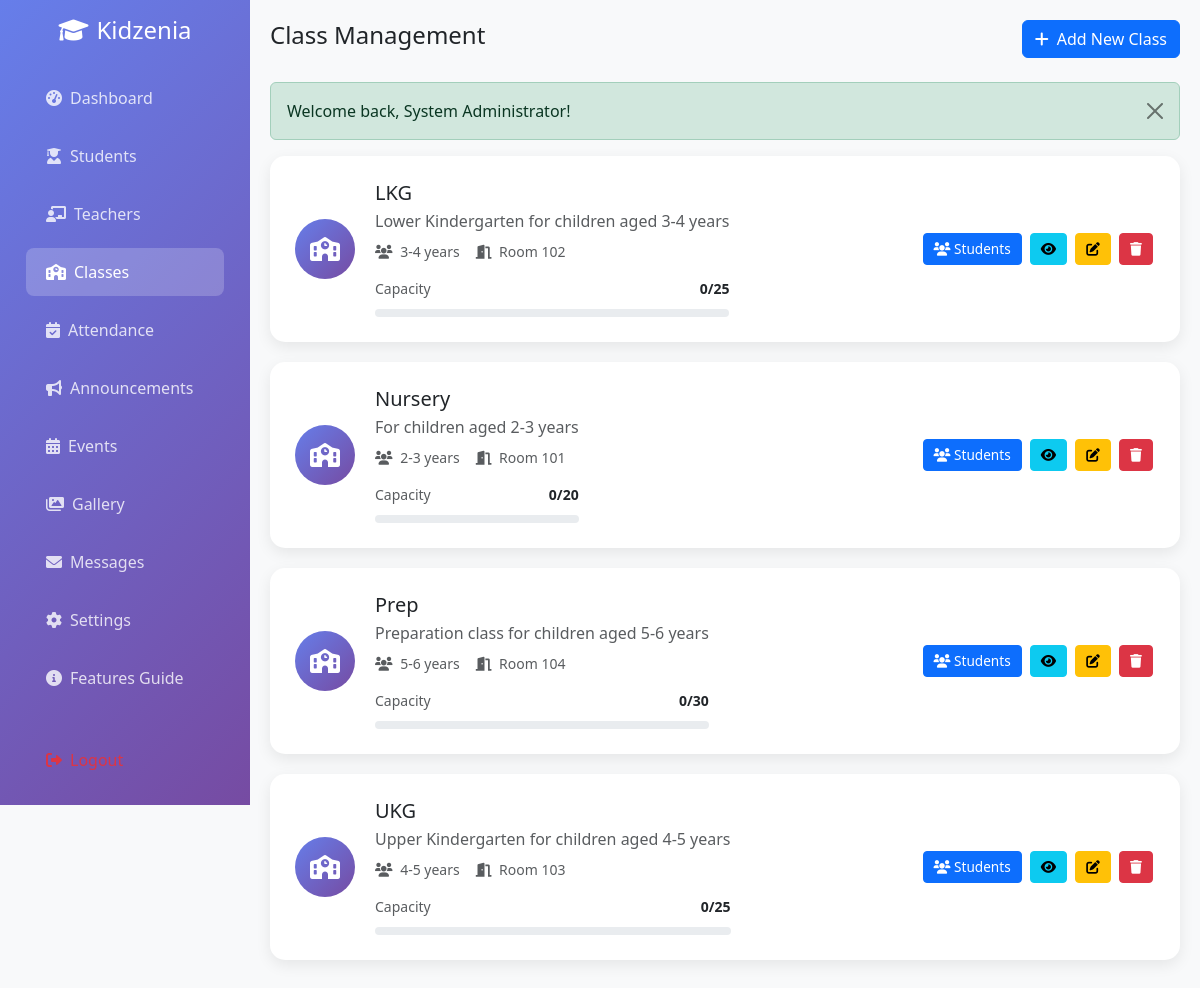
The page /admin/classes.php (signed in) on the database its author committed.
### tables this page shows
CREATE TABLE classes (
    id INT PRIMARY KEY AUTO_INCREMENT,
    name VARCHAR(100) NOT NULL,
    description TEXT,
    teacher_id INT,
    capacity INT DEFAULT 30,
    age_group VARCHAR(50),
    room_number VARCHAR(20),
    status ENUM('active', 'inactive') DEFAULT 'active',
    created_at TIMESTAMP DEFAULT CURRENT_TIMESTAMP,
    FOREIGN KEY (teacher_id) REFERENCES users(id) ON DELETE SET NULL
);

### config/functions.php (called while the page is built, shortened)
<?php
function get_flash_message() {
    if (isset($_SESSION['flash'])) {
        $flash = $_SESSION['flash'];
        return $flash;
    }
    return null;
}
?>

### admin/classes.php (the view, shortened to what this page needs)
<?php
try {
    $database = new Database();
    $db = $database->getConnection();
    $query = "SELECT c.*, u.full_name as teacher_name,
              (SELECT COUNT(*) FROM students WHERE class_id = c.id AND status = 'active') as student_count
              FROM classes c
              LEFT JOIN users u ON c.teacher_id = u.id
              WHERE c.status = 'active'
              ORDER BY c.name";
    $stmt = $db->prepare($query);
    $stmt->execute();
    $classes = $stmt->fetchAll(PDO::FETCH_ASSOC);
} catch(PDOException $exception) {
    $classes = [];
    $teachers = [];
    $error_message = "Error loading data: " . $exception->getMessage();
}
?>
<!DOCTYPE html>
<html lang="en">
<head>
    <link href="https://cdn.jsdelivr.net/npm/bootstrap@5.3.0/dist/css/bootstrap.min.css" rel="stylesheet">
    <link href="https://cdnjs.cloudflare.com/ajax/libs/font-awesome/6.0.0/css/all.min.css" rel="stylesheet">
</head>
<body>
    <nav class="sidebar">
        <div class="p-3">
            <h4 class="text-center mb-4">
                <i class="fas fa-graduation-cap me-2"></i>Kidzenia
            </h4>
            <ul class="nav flex-column">
                <li class="nav-item">
                    <a class="nav-link" href="index.php">
                        <i class="fas fa-tachometer-alt me-2"></i>Dashboard
                    </a>
                </li>
                <li class="nav-item">
                    <a class="nav-link" href="students.php">
                        <i class="fas fa-user-graduate me-2"></i>Students
                    </a>
                </li>
                <li class="nav-item">
                    <a class="nav-link" href="teachers.php">
                        <i class="fas fa-chalkboard-teacher me-2"></i>Teachers
                    </a>
                </li>
                <li class="nav-item">
                    <a class="nav-link active" href="classes.php">
                        <i class="fas fa-school me-2"></i>Classes
                    </a>
                </li>
                <li class="nav-item">
                    <a class="nav-link" href="attendance.php">
                        <i class="fas fa-calendar-check me-2"></i>Attendance
                    </a>
                </li>
                <li class="nav-item">
                    <a class="nav-link" href="announcements.php">
                        <i class="fas fa-bullhorn me-2"></i>Announcements
                    </a>
                </li>
                <li class="nav-item">
                    <a class="nav-link" href="events.php">
                        <i class="fas fa-calendar-alt me-2"></i>Events
                    </a>
                </li>
                <li class="nav-item">
                    <a class="nav-link" href="gallery.php">
                        <i class="fas fa-images me-2"></i>Gallery
                    </a>
                </li>
                <li class="nav-item">
                    <a class="nav-link" href="messages.php">
                        <i class="fas fa-envelope me-2"></i>Messages
                    </a>
                </li>
                <li class="nav-item">
                    <a class="nav-link" href="settings.php">
                        <i class="fas fa-cog me-2"></i>Settings
                    </a>
                </li>
                <li class="nav-item">
                    <a class="nav-link" href="../readme.php" target="_blank">
                        <i class="fas fa-info-circle me-2"></i>Features Guide
                    </a>
                </li>
                <li class="nav-item mt-4">
                    <a class="nav-link text-danger" href="../auth/logout.php">
                        <i class="fas fa-sign-out-alt me-2"></i>Logout
                    </a>
                </li>
            </ul>
        </div>
    </nav>
    <div class="main-content">
        <div class="d-flex justify-content-between align-items-center mb-4">
            <h4>Class Management</h4>
            <button class="btn btn-primary" data-bs-toggle="modal" data-bs-target="#addClassModal">
                <i class="fas fa-plus me-2"></i>Add New Class
            </button>
        </div>
        <?php
        $flash = get_flash_message();
        if ($flash):
            foreach ($flash as $type => $message):
        ?>
            <div class="alert alert-<?php echo $type; ?> alert-dismissible fade show" role="alert">
                <?php echo $message; ?>
                <button type="button" class="btn-close" data-bs-dismiss="alert"></button>
            </div>
        <?php
            endforeach;
        endif;
        ?>
        <div id="classesList">
            <?php if (!empty($classes)): ?>
                <?php foreach ($classes as $class): ?>
                    <div class="class-card">
                        <div class="d-flex align-items-center justify-content-between">
                            <div class="d-flex align-items-center">
                                <div class="class-icon">
                                    <i class="fas fa-school"></i>
                                </div>
                                <div>
                                    <h5 class="mb-1"><?php echo htmlspecialchars($class['name']); ?></h5>
                                    <p class="text-muted mb-2"><?php echo htmlspecialchars($class['description']); ?></p>
                                    <div class="d-flex align-items-center gap-3">
                                        <span class="text-muted small">
                                            <i class="fas fa-users me-1"></i>
                                            <?php echo htmlspecialchars($class['age_group']); ?>
                                        </span>
                                        <span class="text-muted small">
                                            <i class="fas fa-door-open me-1"></i>
                                            <?php echo htmlspecialchars($class['room_number']); ?>
                                        </span>
                                    </div>
                                    <div class="mt-3">
                                        <div class="d-flex justify-content-between align-items-center mb-1">
                                            <span class="small text-muted">Capacity</span>
                                            <span class="small fw-bold"><?php echo $class['student_count']; ?>/<?php echo $class['capacity']; ?></span>
                                        </div>
                                        <div class="capacity-bar">
                                        </div>
                                    </div>
                                </div>
                            </div>
                            <div class="action-buttons">
                                <button class="btn btn-sm btn-primary" onclick="manageStudents(<?php echo $class['id']; ?>)">
                                    <i class="fas fa-users"></i> Students
                                </button>
                                <button class="btn btn-sm btn-info" onclick="viewClass(<?php echo $class['id']; ?>)">
                                    <i class="fas fa-eye"></i>
                                </button>
                                <button class="btn btn-sm btn-warning" onclick="editClass(<?php echo $class['id']; ?>)">
                                    <i class="fas fa-edit"></i>
                                </button>
                                <button class="btn btn-sm btn-danger" onclick="deleteClass(<?php echo $class['id']; ?>)">
                                    <i class="fas fa-trash"></i>
                                </button>
                            </div>
                        </div>
                    </div>
                <?php endforeach; ?>
            <?php endif; ?>
        </div>
    </div>
</body>
</html>

### admin/classes.php (style rules this page uses)
:root { --primary-color: #667eea; --secondary-color: #764ba2; }
body { font-family: 'Segoe UI', Tahoma, Geneva, Verdana, sans-serif; background-color: #f8f9fa; }
.sidebar { min-height: 100vh; background: linear-gradient(135deg, var(--primary-color) 0%, var(--secondary-color) 100%); color: white; position: fixed; top: 0; left: 0; width: 250px; z-index: 1000; }
.sidebar .nav-link { color: rgba(255,255,255,0.8); padding: 12px 20px; border-radius: 8px; margin: 5px 10px; transition: all 0.3s; }
.sidebar .nav-link:hover, .sidebar .nav-link.active { background: rgba(255,255,255,0.2); color: white; }
.main-content { margin-left: 250px; padding: 20px; }
.class-card { background: white; border-radius: 15px; padding: 25px; box-shadow: 0 5px 15px rgba(0,0,0,0.08); margin-bottom: 20px; transition: all 0.3s; }
.class-icon { width: 60px; height: 60px; border-radius: 50%; background: linear-gradient(135deg, var(--primary-color) 0%, var(--secondary-color) 100%); color: white; display: flex; align-items: center; justify-content: center; font-size: 1.5rem; margin-right: 20px; }
.capacity-bar { height: 8px; background: #e9ecef; border-radius: 4px; overflow: hidden; margin-top: 10px; }
.action-buttons .btn { padding: 5px 10px; font-size: 0.85rem; margin: 0 2px; }

### rows shown on the page
classes: name "LKG", description "Lower Kindergarten for children aged 3-4 years", age_group "3-4 years", room_number "Room 102", student_count "0", capacity "25"
classes: name "Nursery", description "For children aged 2-3 years", age_group "2-3 years", room_number "Room 101", student_count "0", capacity "20"
classes: name "Prep", description "Preparation class for children aged 5-6 years", age_group "5-6 years", room_number "Room 104", student_count "0", capacity "30"
classes: name "UKG", description "Upper Kindergarten for children aged 4-5 years", age_group "4-5 years", room_number "Room 103", student_count "0", capacity "25"

### other values the page prints
$message "Welcome back, System Administrator!"
